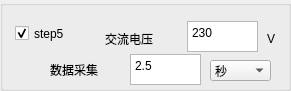
  <widget class="QGroupBox" name="groupBox_7">
   <property name="geometry">
    <rect>
     <x>0</x>
     <y>510</y>
     <width>291</width>
     <height>91</height>
    </rect>
   </property>
   <property name="title">
    <string/>
   </property>
   <widget class="QLabel" name="label_35">
    <property name="geometry">
     <rect>
      <x>50</x>
      <y>60</y>
      <width>71</width>
      <height>20</height>
     </rect>
    </property>
    <property name="text">
     <string>数据采集</string>
    </property>
   </widget>
   <widget class="QTextEdit" name="textEdit_S5_TIME">
    <property name="geometry">
     <rect>
      <x>130</x>
      <y>54</y>
      <width>71</width>
      <height>31</height>
     </rect>
    </property>
    <property name="html">
     <string>&lt;!DOCTYPE HTML PUBLIC &quot;-//W3C//DTD HTML 4.0//EN&quot; &quot;http://www.w3.org/TR/REC-html40/strict.dtd&quot;&gt;
&lt;html&gt;&lt;head&gt;&lt;meta name=&quot;qrichtext&quot; content=&quot;1&quot; /&gt;&lt;style type=&quot;text/css&quot;&gt;
p, li { white-space: pre-wrap; }
&lt;/style&gt;&lt;/head&gt;&lt;body style=&quot; font-family:'宋体'; font-size:10pt; font-weight:400; font-style:normal;&quot;&gt;
&lt;p style=&quot; margin-top:0px; margin-bottom:0px; margin-left:0px; margin-right:0px; -qt-block-indent:0; text-indent:0px;&quot;&gt;&lt;span style=&quot; font-family:'SimSun'; font-size:9pt;&quot;&gt;2.5&lt;/span&gt;&lt;/p&gt;&lt;/body&gt;&lt;/html&gt;</string>
    </property>
   </widget>
   <widget class="QCheckBox" name="checkBox_S5">
    <property name="geometry">
     <rect>
      <x>15</x>
      <y>23</y>
      <width>81</width>
      <height>21</height>
     </rect>
    </property>
    <property name="text">
     <string>step5</string>
    </property>
    <property name="checked">
     <bool>true</bool>
    </property>
   </widget>
   <widget class="QLabel" name="label_28">
    <property name="geometry">
     <rect>
      <x>105</x>
      <y>29</y>
      <width>71</width>
      <height>20</height>
     </rect>
    </property>
    <property name="text">
     <string>交流电压</string>
    </property>
   </widget>
   <widget class="QLabel" name="label_44">
    <property name="geometry">
     <rect>
      <x>267</x>
      <y>31</y>
      <width>16</width>
      <height>16</height>
     </rect>
    </property>
    <property name="text">
     <string>V</string>
    </property>
   </widget>
   <widget class="QTextEdit" name="textEdit_S5_AC_VOLT">
    <property name="geometry">
     <rect>
      <x>187</x>
      <y>21</y>
      <width>71</width>
      <height>31</height>
     </rect>
    </property>
    <property name="html">
     <string>&lt;!DOCTYPE HTML PUBLIC &quot;-//W3C//DTD HTML 4.0//EN&quot; &quot;http://www.w3.org/TR/REC-html40/strict.dtd&quot;&gt;
&lt;html&gt;&lt;head&gt;&lt;meta name=&quot;qrichtext&quot; content=&quot;1&quot; /&gt;&lt;style type=&quot;text/css&quot;&gt;
p, li { white-space: pre-wrap; }
&lt;/style&gt;&lt;/head&gt;&lt;body style=&quot; font-family:'宋体'; font-size:10pt; font-weight:400; font-style:normal;&quot;&gt;
&lt;p style=&quot; margin-top:0px; margin-bottom:0px; margin-left:0px; margin-right:0px; -qt-block-indent:0; text-indent:0px;&quot;&gt;&lt;span style=&quot; font-family:'SimSun'; font-size:9pt;&quot;&gt;230&lt;/span&gt;&lt;/p&gt;&lt;/body&gt;&lt;/html&gt;</string>
    </property>
   </widget>
   <widget class="QComboBox" name="comboBox_S5_TIME">
    <property name="geometry">
     <rect>
      <x>210</x>
      <y>60</y>
      <width>61</width>
      <height>21</height>
     </rect>
    </property>
    <item>
     <property name="text">
      <string>秒</string>
     </property>
    </item>
    <item>
     <property name="text">
      <string>毫秒</string>
     </property>
    </item>
    <item>
     <property name="text">
      <string>分钟</string>
     </property>
    </item>
   </widget>
  </widget>
